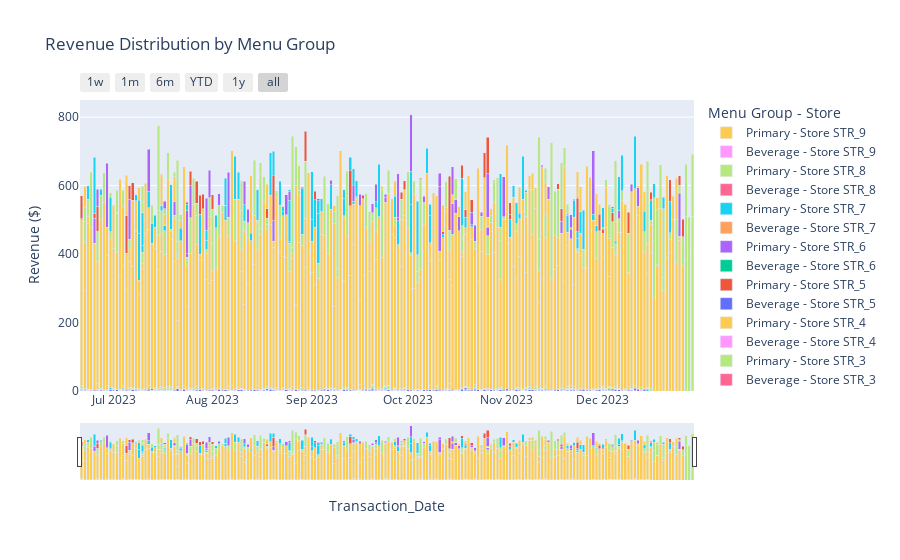

The code cell stored with this chart in its notebook:
### Markdown cell above
# 7. Revenue Distribution by Menu Group

### Code cell
# Create the plot
fig = go.Figure()

for store in stores:
    store_data = revenue_by_group[revenue_by_group['Store_Number'] == store]
    
    fig.add_trace(go.Bar(
        x=store_data['Transaction_Date'],
        y=store_data[store_data['Group'] == groups[0]]['Price'],
        name=f'{groups[0]} - Store {store}',
        offsetgroup=store,
        customdata=store_data[store_data['Group'] == groups[0]][['Store_Number', 'Group']],
        hovertemplate='<b>Store %{customdata[0]}</b><br>Date: %{x|%Y-%m-%d}<br>Group: %{customdata[1]}<br>Revenue: $%{y:.2f}<extra></extra>'
    ))
    
    for group in groups[1:]:
        fig.add_trace(go.Bar(
            x=store_data['Transaction_Date'],
            y=store_data[store_data['Group'] == group]['Price'],
            name=f'{group} - Store {store}',
            offsetgroup=store,
            base=store_data[store_data['Group'].isin(groups[:groups.tolist().index(group)])].groupby('Transaction_Date')['Price'].sum(),
            customdata=store_data[store_data['Group'] == group][['Store_Number', 'Group']],
            hovertemplate='<b>Store %{customdata[0]}</b><br>Date: %{x|%Y-%m-%d}<br>Group: %{customdata[1]}<br>Revenue: $%{y:.2f}<extra></extra>'
        ))

fig.update_layout(
    title='Revenue Distribution by Menu Group',
    xaxis_title='Transaction_Date',
    yaxis_title='Revenue ($)',
    barmode='stack',
    legend_title='Menu Group - Store',
    hovermode='closest'
)

# Add range slider
fig.update_layout(
    xaxis=dict(
        rangeselector=dict(
            buttons=list([
                dict(count=7, label="1w", step="day", stepmode="backward"),
                dict(count=1, label="1m", step="month", stepmode="backward"),
                dict(count=6, label="6m", step="month", stepmode="backward"),
                dict(count=1, label="YTD", step="year", stepmode="todate"),
                dict(count=1, label="1y", step="year", stepmode="backward"),
                dict(step="all")
            ])
        ),
        rangeslider=dict(visible=True),
        type="date"
    )
)

fig.show()

### Figure 1 — Plotly figure (JSON) as saved in the notebook; plotly's stock layout.template omitted (floating-point values rounded to 4 significant figures; data arrays with more than 128 entries replaced by an {"elided": "..."} marker saying what was removed)
{"data": [{"customdata": {"elided": "343x2 str values"}, "hovertemplate": "<b>Store %{customdata[0]}</b><br>Date: %{x|%Y-%m-%d}<br>Group: %{customdata[1]}<br>Revenue: $%{y:.2f}<extra></extra>", "name": "Beverage - Store STR_1", "offsetgroup": "STR_1", "type": "bar", "x": {"elided": "709 str values"}, "y": {"elided": "343 float values"}}, {"base": {"elided": "343 float values"}, "customdata": {"elided": "366x2 str values"}, "hovertemplate": "<b>Store %{customdata[0]}</b><br>Date: %{x|%Y-%m-%d}<br>Group: %{customdata[1]}<br>Revenue: $%{y:.2f}<extra></extra>", "name": "Primary - Store STR_1", "offsetgroup": "STR_1", "type": "bar", "x": {"elided": "709 str values"}, "y": {"elided": "366 float values"}}, {"customdata": {"elided": "337x2 str values"}, "hovertemplate": "<b>Store %{customdata[0]}</b><br>Date: %{x|%Y-%m-%d}<br>Group: %{customdata[1]}<br>Revenue: $%{y:.2f}<extra></extra>", "name": "Beverage - Store STR_10", "offsetgroup": "STR_10", "type": "bar", "x": {"elided": "703 str values"}, "y": {"elided": "337 float values"}}, {"base": {"elided": "337 float values"}, "customdata": {"elided": "366x2 str values"}, "hovertemplate": "<b>Store %{customdata[0]}</b><br>Date: %{x|%Y-%m-%d}<br>Group: %{customdata[1]}<br>Revenue: $%{y:.2f}<extra></extra>", "name": "Primary - Store STR_10", "offsetgroup": "STR_10", "type": "bar", "x": {"elided": "703 str values"}, "y": {"elided": "366 float values"}}, {"customdata": {"elided": "345x2 str values"}, "hovertemplate": "<b>Store %{customdata[0]}</b><br>Date: %{x|%Y-%m-%d}<br>Group: %{customdata[1]}<br>Revenue: $%{y:.2f}<extra></extra>", "name": "Beverage - Store STR_2", "offsetgroup": "STR_2", "type": "bar", "x": {"elided": "711 str values"}, "y": {"elided": "345 float values"}}, {"base": {"elided": "345 float values"}, "customdata": {"elided": "366x2 str values"}, "hovertemplate": "<b>Store %{customdata[0]}</b><br>Date: %{x|%Y-%m-%d}<br>Group: %{customdata[1]}<br>Revenue: $%{y:.2f}<extra></extra>", "name": "Primary - Store STR_2", "offsetgroup": "STR_2", "type": "bar", "x": {"elided": "711 str values"}, "y": {"elided": "366 float values"}}, {"customdata": {"elided": "344x2 str values"}, "hovertemplate": "<b>Store %{customdata[0]}</b><br>Date: %{x|%Y-%m-%d}<br>Group: %{customdata[1]}<br>Revenue: $%{y:.2f}<extra></extra>", "name": "Beverage - Store STR_3", "offsetgroup": "STR_3", "type": "bar", "x": {"elided": "710 str values"}, "y": {"elided": "344 float values"}}, {"base": {"elided": "344 float values"}, "customdata": {"elided": "366x2 str values"}, "hovertemplate": "<b>Store %{customdata[0]}</b><br>Date: %{x|%Y-%m-%d}<br>Group: %{customdata[1]}<br>Revenue: $%{y:.2f}<extra></extra>", "name": "Primary - Store STR_3", "offsetgroup": "STR_3", "type": "bar", "x": {"elided": "710 str values"}, "y": {"elided": "366 float values"}}, {"customdata": {"elided": "343x2 str values"}, "hovertemplate": "<b>Store %{customdata[0]}</b><br>Date: %{x|%Y-%m-%d}<br>Group: %{customdata[1]}<br>Revenue: $%{y:.2f}<extra></extra>", "name": "Beverage - Store STR_4", "offsetgroup": "STR_4", "type": "bar", "x": {"elided": "709 str values"}, "y": {"elided": "343 float values"}}, {"base": {"elided": "343 float values"}, "customdata": {"elided": "366x2 str values"}, "hovertemplate": "<b>Store %{customdata[0]}</b><br>Date: %{x|%Y-%m-%d}<br>Group: %{customdata[1]}<br>Revenue: $%{y:.2f}<extra></extra>", "name": "Primary - Store STR_4", "offsetgroup": "STR_4", "type": "bar", "x": {"elided": "709 str values"}, "y": {"elided": "366 float values"}}, {"customdata": {"elided": "345x2 str values"}, "hovertemplate": "<b>Store %{customdata[0]}</b><br>Date: %{x|%Y-%m-%d}<br>Group: %{customdata[1]}<br>Revenue: $%{y:.2f}<extra></extra>", "name": "Beverage - Store STR_5", "offsetgroup": "STR_5", "type": "bar", "x": {"elided": "711 str values"}, "y": {"elided": "345 float values"}}, {"base": {"elided": "345 float values"}, "customdata": {"elided": "366x2 str values"}, "hovertemplate": "<b>Store %{customdata[0]}</b><br>Date: %{x|%Y-%m-%d}<br>Group: %{customdata[1]}<br>Revenue: $%{y:.2f}<extra></extra>", "name": "Primary - Store STR_5", "offsetgroup": "STR_5", "type": "bar", "x": {"elided": "711 str values"}, "y": {"elided": "366 float values"}}, {"customdata": {"elided": "346x2 str values"}, "hovertemplate": "<b>Store %{customdata[0]}</b><br>Date: %{x|%Y-%m-%d}<br>Group: %{customdata[1]}<br>Revenue: $%{y:.2f}<extra></extra>", "name": "Beverage - Store STR_6", "offsetgroup": "STR_6", "type": "bar", "x": {"elided": "712 str values"}, "y": {"elided": "346 float values"}}, {"base": {"elided": "346 float values"}, "customdata": {"elided": "366x2 str values"}, "hovertemplate": "<b>Store %{customdata[0]}</b><br>Date: %{x|%Y-%m-%d}<br>Group: %{customdata[1]}<br>Revenue: $%{y:.2f}<extra></extra>", "name": "Primary - Store STR_6", "offsetgroup": "STR_6", "type": "bar", "x": {"elided": "712 str values"}, "y": {"elided": "366 float values"}}, {"customdata": {"elided": "350x2 str values"}, "hovertemplate": "<b>Store %{customdata[0]}</b><br>Date: %{x|%Y-%m-%d}<br>Group: %{customdata[1]}<br>Revenue: $%{y:.2f}<extra></extra>", "name": "Beverage - Store STR_7", "offsetgroup": "STR_7", "type": "bar", "x": {"elided": "716 str values"}, "y": {"elided": "350 float values"}}, {"base": {"elided": "350 float values"}, "customdata": {"elided": "366x2 str values"}, "hovertemplate": "<b>Store %{customdata[0]}</b><br>Date: %{x|%Y-%m-%d}<br>Group: %{customdata[1]}<br>Revenue: $%{y:.2f}<extra></extra>", "name": "Primary - Store STR_7", "offsetgroup": "STR_7", "type": "bar", "x": {"elided": "716 str values"}, "y": {"elided": "366 float values"}}, {"customdata": {"elided": "339x2 str values"}, "hovertemplate": "<b>Store %{customdata[0]}</b><br>Date: %{x|%Y-%m-%d}<br>Group: %{customdata[1]}<br>Revenue: $%{y:.2f}<extra></extra>", "name": "Beverage - Store STR_8", "offsetgroup": "STR_8", "type": "bar", "x": {"elided": "705 str values"}, "y": {"elided": "339 float values"}}, {"base": {"elided": "339 float values"}, "customdata": {"elided": "366x2 str values"}, "hovertemplate": "<b>Store %{customdata[0]}</b><br>Date: %{x|%Y-%m-%d}<br>Group: %{customdata[1]}<br>Revenue: $%{y:.2f}<extra></extra>", "name": "Primary - Store STR_8", "offsetgroup": "STR_8", "type": "bar", "x": {"elided": "705 str values"}, "y": {"elided": "366 float values"}}, {"customdata": {"elided": "348x2 str values"}, "hovertemplate": "<b>Store %{customdata[0]}</b><br>Date: %{x|%Y-%m-%d}<br>Group: %{customdata[1]}<br>Revenue: $%{y:.2f}<extra></extra>", "name": "Beverage - Store STR_9", "offsetgroup": "STR_9", "type": "bar", "x": {"elided": "714 str values"}, "y": {"elided": "348 float values"}}, {"base": {"elided": "348 float values"}, "customdata": {"elided": "366x2 str values"}, "hovertemplate": "<b>Store %{customdata[0]}</b><br>Date: %{x|%Y-%m-%d}<br>Group: %{customdata[1]}<br>Revenue: $%{y:.2f}<extra></extra>", "name": "Primary - Store STR_9", "offsetgroup": "STR_9", "type": "bar", "x": {"elided": "714 str values"}, "y": {"elided": "366 float values"}}], "layout": {"barmode": "stack", "hovermode": "closest", "legend": {"title": {"text": "Menu Group - Store"}}, "title": {"text": "Revenue Distribution by Menu Group"}, "xaxis": {"rangeselector": {"buttons": [{"count": 7, "label": "1w", "step": "day", "stepmode": "backward"}, {"count": 1, "label": "1m", "step": "month", "stepmode": "backward"}, {"count": 6, "label": "6m", "step": "month", "stepmode": "backward"}, {"count": 1, "label": "YTD", "step": "year", "stepmode": "todate"}, {"count": 1, "label": "1y", "step": "year", "stepmode": "backward"}, {"step": "all"}]}, "rangeslider": {"visible": true}, "title": {"text": "Transaction_Date"}, "type": "date"}, "yaxis": {"title": {"text": "Revenue ($)"}}}}
